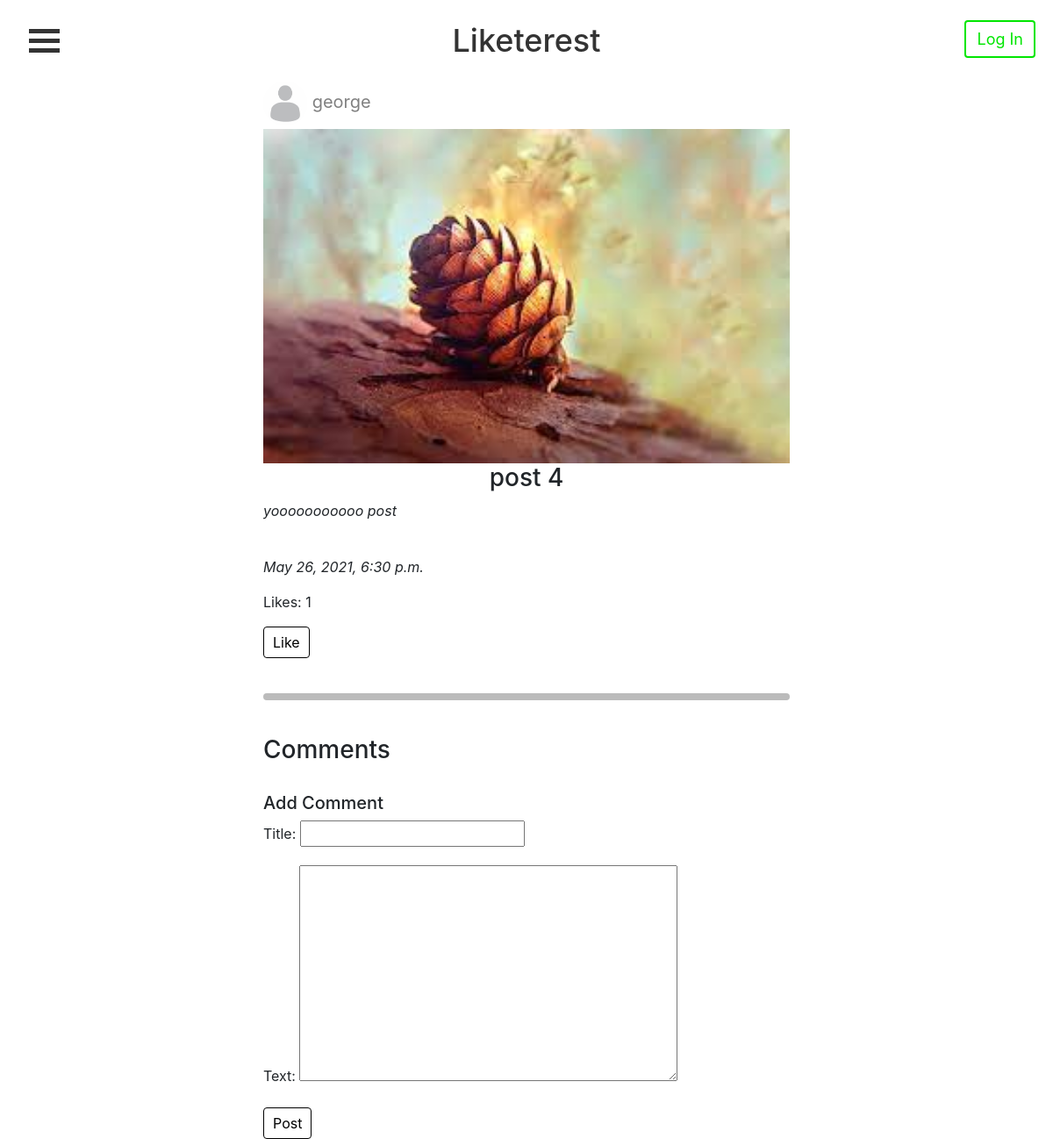
The app's page /post/17/, older data.
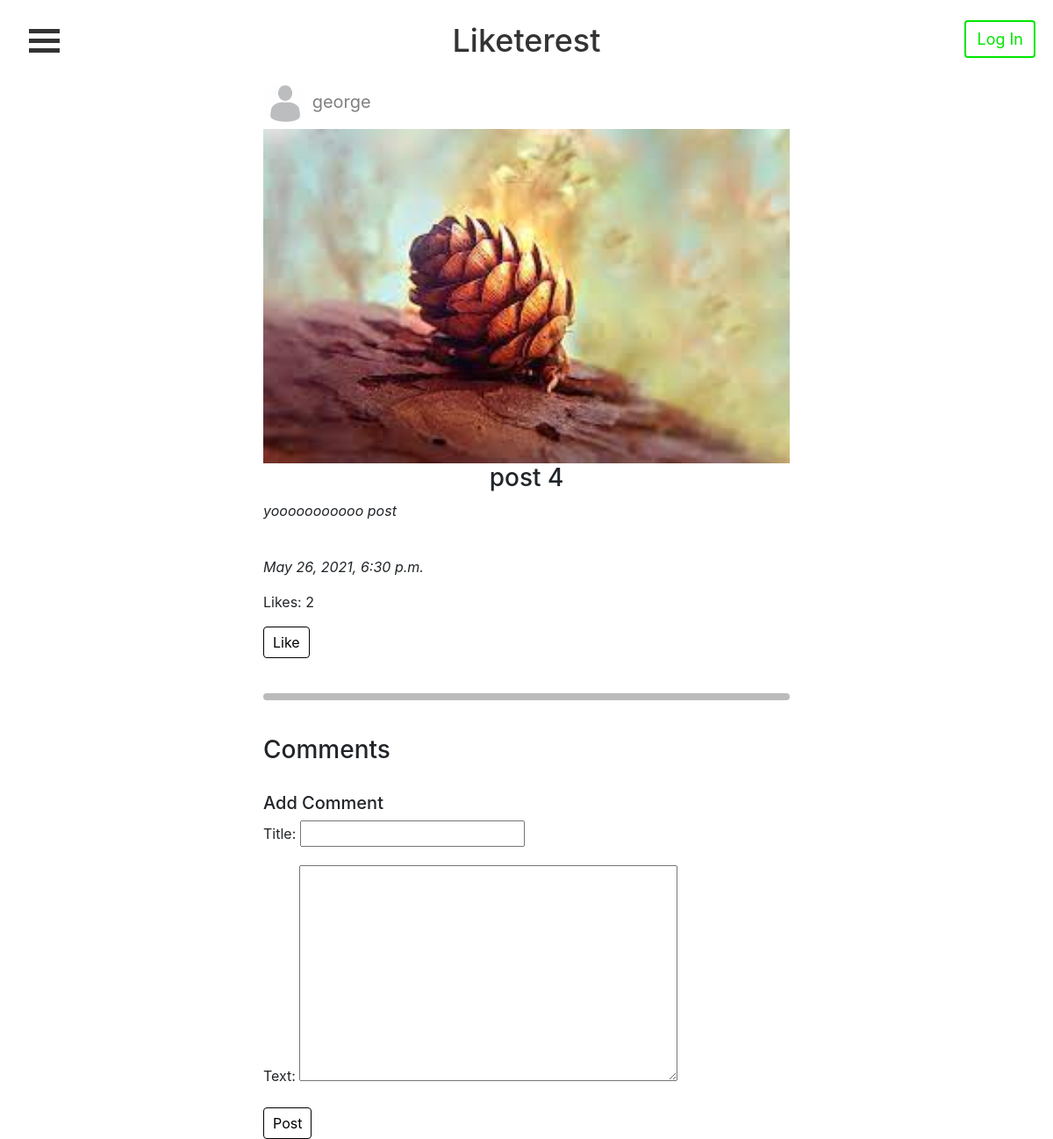
The same page, newer data.
### accounts/models.py (models this page shows, shortened)
class Post(models.Model):
    title = models.CharField(max_length=50, null=True)
    caption = models.TextField(default="", null=True)
    image = models.ImageField(null=True)
    post_date = models.DateTimeField(auto_now_add=True, null=True)
    userPosted = models.ForeignKey(Profile, null=True, on_delete=models.CASCADE)
    likes = models.IntegerField(default=0)

class Profile(models.Model):
    user = models.OneToOneField(User, on_delete=models.CASCADE, primary_key=True)
    profile_pic = models.ImageField(default="defaultprofilepic.png", null=True, blank=True)
    bio = models.TextField(default="", blank=True)
    def create_user_profile(sender, instance, created, **kwargs):
        if created:
            Profile.objects.create(user=instance)
    post_save.connect(create_user_profile, sender=User)
    def __str__(self):
        return self.user.username

### accounts/views.py (the view, shortened to what this page needs)
# urls.py: path('post/<str:pk>/', views.post, name="post_page"),
def post(request, pk):
    post = Post.objects.get(id=pk) # Gets the post for the specific page
    comments = post.comment_set.all() # Gets all of the comments for the post
    likes = post.like_set.all() # Gets all of the likes for the post
    user = request.user # Gets the user
    form = CommentForm() # Gets the form to add comments
    LIKED = False
    for like in likes:
        if like.user.user == user:
            LIKED = True
    if LIKED:
        form_like = None
    else:
        form_like = LikeForm()
    context = {'post': post, 'comments': comments, 'form': form, 'form_like': form_like}
    return render(request, 'accounts/post.html', context)

### accounts/forms.py
class CommentForm(ModelForm):
    class Meta:
        model = Comment
        fields = ['title', 'text']

class LikeForm(ModelForm):
    class Meta:
        model = Like
        fields = []

### accounts/templates/accounts/post.html (shortened to what this page needs)
{% extends 'accounts/main.html' %}
{% block content %}
<div class="containercenter">
  <a href="{% url 'profile_page' post.userPosted.user.id %}" class="profilelink">
    <img src="{{ post.userPosted.profile_pic.url }}" alt="profile pic" id="postprofilepic" />
    <p style="display:inline-block">{{post.userPosted}}</p>
  </a>
</div>
<img src="{{ post.image.url }}" alt="post image" style="max-width:50%" class="center">
<h3 style="text-align:center">{{post.title}}</h3>
<div class="containercenter">
  <p><i>{{post.caption}}</i></p>
  <br />
  <p><i>{{post.post_date}}</i></p>
  <p>Likes: {{post.likes}}</p>
  {% if form_like %}
    <form method="post">
      <input type="submit" class="btn submit_btn" value="Like" name="Like">
    </form>
  {% endif %}
</div>
<br />
<hr class="rounded">
<br />
<div class="containercenter">
  <h3>Comments</h3>
  <br />
  <h5>Add Comment</h5>
  <form method="post">
    {{ form.as_p }}
    <input class="btn submit_btn" type="submit" value="Post" name="Comment">
  </form>
</div>
{% endblock %}

Row changes from the older to the newer data that the page shows:
changed Post "post 4": likes "1" → "2"
